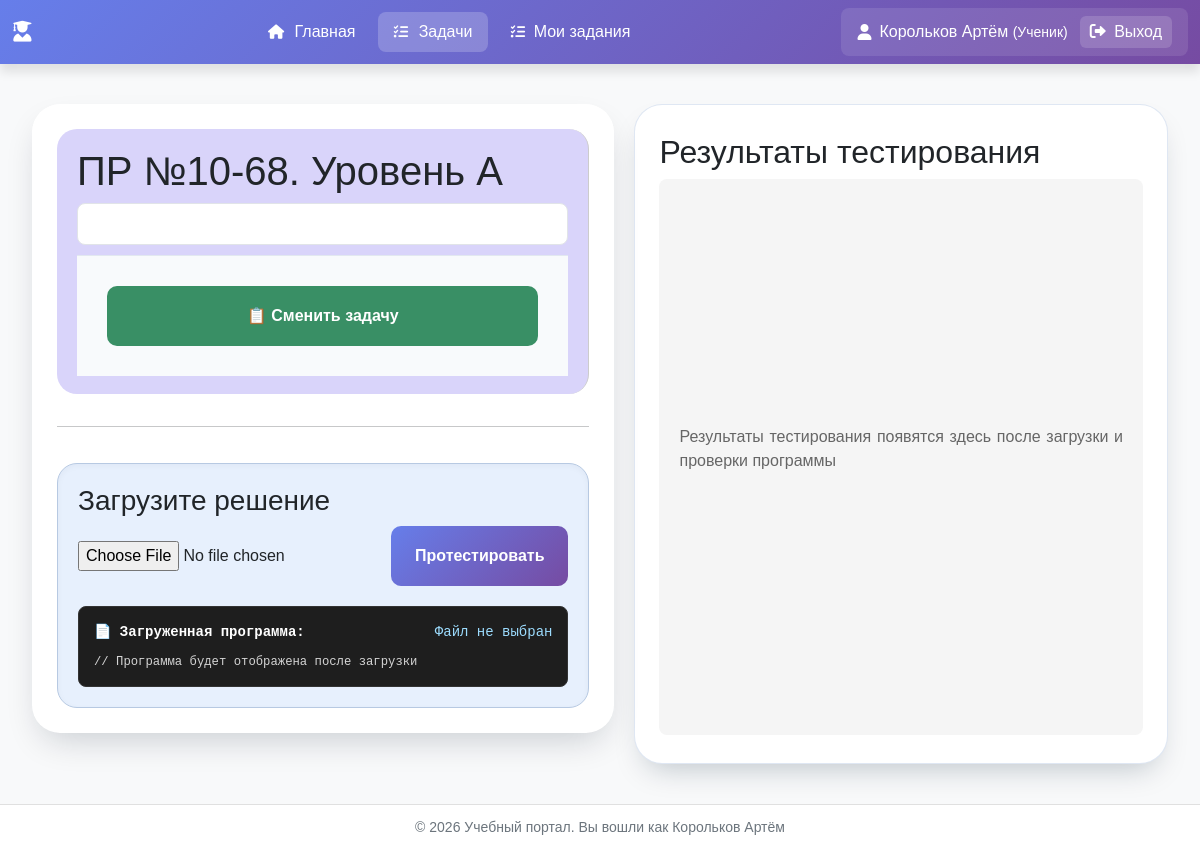
Page /tasks/task/41/ (signed in) on the earlier database version.
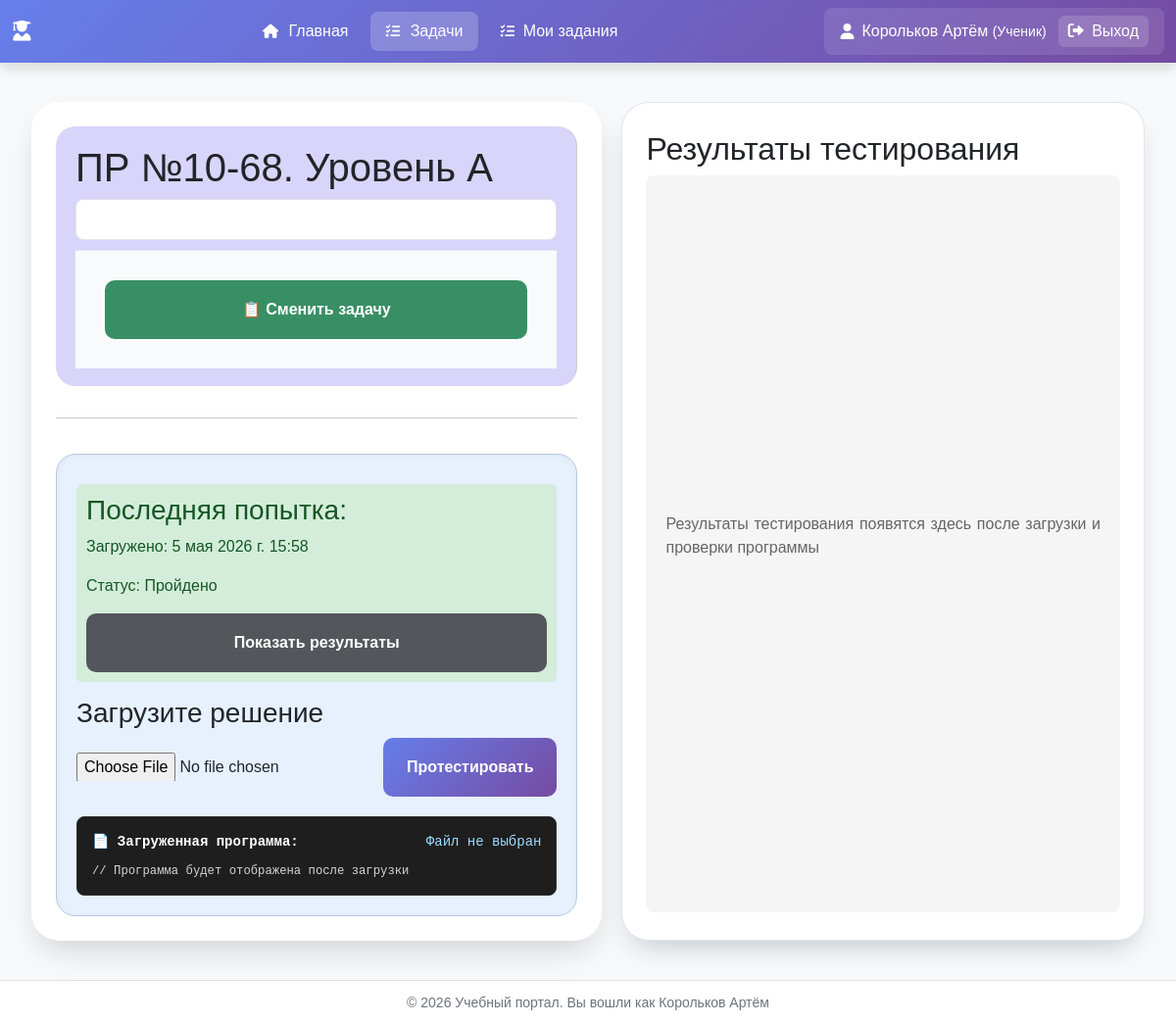
Same page on the later database version.
### task_description_app/tasks/models.py (models this page shows, shortened)
class UploadedProgram(models.Model):
    user = models.ForeignKey(
        settings.AUTH_USER_MODEL,
        on_delete=models.CASCADE,
        null=True,
        blank=True
    )
    task = models.ForeignKey(Task, on_delete=models.CASCADE, related_name='solutions')
    program_file = models.FileField(upload_to='student_programs/%Y/%m/%d/')
    program_path = models.CharField(max_length=500, blank=True)  # Абсолютный путь
    upload_time = models.DateTimeField(auto_now_add=True)
    test_results = models.JSONField(null=True, blank=True)
    status = models.CharField(
        max_length=20,
        choices=[
            ('uploaded', 'Загружено'),
            ('testing', 'Тестируется'),
            ('passed', 'Пройдено'),
            ('failed', 'Не пройдено'),
        ],
        default='uploaded'
    )
    class Meta:
        db_table = 'task_description_app_uploadedprogram'

### task_description_app/tasks/views.py (the view)
# urls.py: path('task/<int:task_id>/', views.task_detail, name='detail'),
def task_detail(request, task_id):
    task = get_object_or_404(Task, id=task_id)
    task_files = get_task_files(task_id)
    md_content = ""
    if os.path.exists(task_files['md']):
        with open(task_files['md'], 'r', encoding='utf-8') as f:
            md_content = f.read()
    html_content = render_markdown_without_empty_blocks(md_content, task.id)
    uploaded_program = None
    last_attempt = None
    if request.user.is_authenticated:
        uploaded_program = UploadedProgram.objects.filter(
            task=task,
            user=request.user
        ).order_by('-upload_time').first()
        task_id_str = str(task.id)
        last_attempt = TaskAttempt.objects.filter(
            user=request.user,
            real_task_id=task_id_str  # используем real_task_id вместо task_id
        ).order_by('-attempt_time').first()
    context = {
        'task': task,
        'md_html': html_content,
        'uploaded_program': uploaded_program,
        'last_attempt': last_attempt,
        'title': task.title
    }
    return render(request, 'task_description_app/tasks/task_detail.html', context)

### task_description_app/shared/utils.py (called while the page is built)
def get_task_files(task_id):
    task_dir = os.path.join(settings.TASKS_ROOT, str(task_id))
    files = {
        'md': os.path.join(task_dir, 'task.md'),
        'py': os.path.join(task_dir, 'task.py'),
        'tests': []
    }
    if os.path.exists(task_dir):
        for filename in os.listdir(task_dir):
            if filename.startswith('test') and (filename.endswith('.in') or filename.endswith('.out')):
                files['tests'].append(os.path.join(task_dir, filename))
    return files

### task_description_app/tasks/views.py (called while the page is built)
def render_markdown_without_empty_blocks(md_content, task_id):
    md_content_with_images = process_markdown_images(md_content, task_id)
    html_content = markdown.markdown(md_content_with_images, extensions=['extra'])
    html_content = re.sub(r'<pre><code[^>]*>\s*</code></pre>\n?', '', html_content)
    return html_content

### templates/task_description_app/tasks/task_detail.html (shortened to what this page needs)
{% extends 'base.html' %}
{% load static %}
{% block extra_css %}
    <link rel="stylesheet"
          href="https://cdnjs.cloudflare.com/ajax/libs/highlight.js/11.9.0/styles/atom-one-dark.min.css">
    <link rel="stylesheet" href="{% static 'tasks/css/tasks.css' %}">
    <link rel="stylesheet" href="{% static 'testing_app/css/testing_app.css' %}">
{% endblock %}
{% block content %}
    <div class="grid-split">
        <div class="left-panel">
            <div class="task-description">
                <h1>{{ task.title }}</h1>
                <div class="markdown-content">
                </div>
                <div class="results-actions">
                    <a href="{% url 'tasks_&_collections:tasks:list' %}" class="btn btn-success">
                        📋 Сменить задачу
                    </a>
                </div>
            </div>
            <hr>
            <div class="upload-section-bottom" style="grid-column: 1; margin-top: 20px;">
                {% if uploaded_program %}
                    <div class="status {{ uploaded_program.status }}" style="margin-bottom: 15px;">
                        <h3>Последняя попытка:</h3>
                        <p>Загружено: {{ uploaded_program.upload_time }}</p>
                        <p>Статус: {{ uploaded_program.get_status_display }}</p>
                        <button class="btn btn-secondary" onclick="showAttemptResults({{ last_attempt.id }})">
                            Показать результаты
                        </button>
                    </div>
                {% endif %}
                <div class="upload-form" style="margin-bottom: 20px;">
                    <h3>Загрузите решение</h3>
                    <form id="programUploadForm" enctype="multipart/form-data">
                        <div style="display: flex; gap: 10px; align-items: center;">
                            <input type="file" name="file" accept=".py" id="programFile" required style="flex-grow: 1;">
                            <button type="submit" class="btn btn-primary">Протестировать</button>
                        </div>
                    </form>
                </div>
                <div class="program-display">
                    <div style="display: flex; justify-content: space-between; align-items: center; margin-bottom: 10px; color: #fff;">
                        <strong>📄 Загруженная программа:</strong>
                        <span id="programFileName" style="color: #9cdcfe;">Файл не выбран</span>
                    </div>
                    <pre id="programContent" style="margin: 0; white-space: pre-wrap; word-wrap: break-word;">// Программа будет отображена после загрузки</pre>
                </div>
            </div>
        </div>
        <div class="upload-section" style="display: flex; flex-direction: column; height: 100%;">
            <h2>Результаты тестирования</h2>
            <div id="testResultsPlaceholder"
                 style="flex-grow: 1; display: flex; flex-direction: column; align-items: center; justify-content: center; background: #f5f5f5; border-radius: 8px; padding: 20px; text-align: center;">
                <p style="color: #666;">Результаты тестирования появятся здесь после загрузки и проверки программы</p>
            </div>
        </div>
    </div>
{% endblock %}

Differences in the rows shown:
added UploadedProgram: upload_time "5 мая 2026 г. 15:58", status "Пройдено"
Other differences:
text now shown: "Последняя попытка: Загружено: Статус: Показать результаты"
